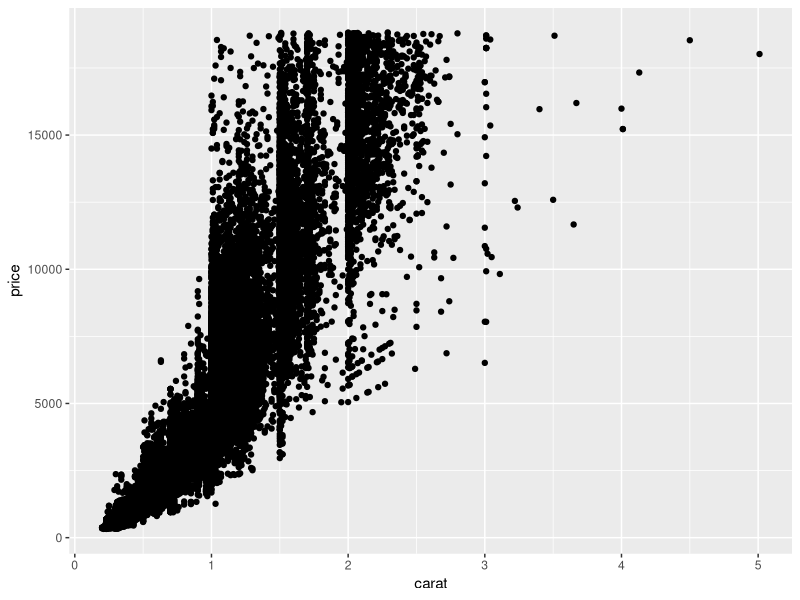
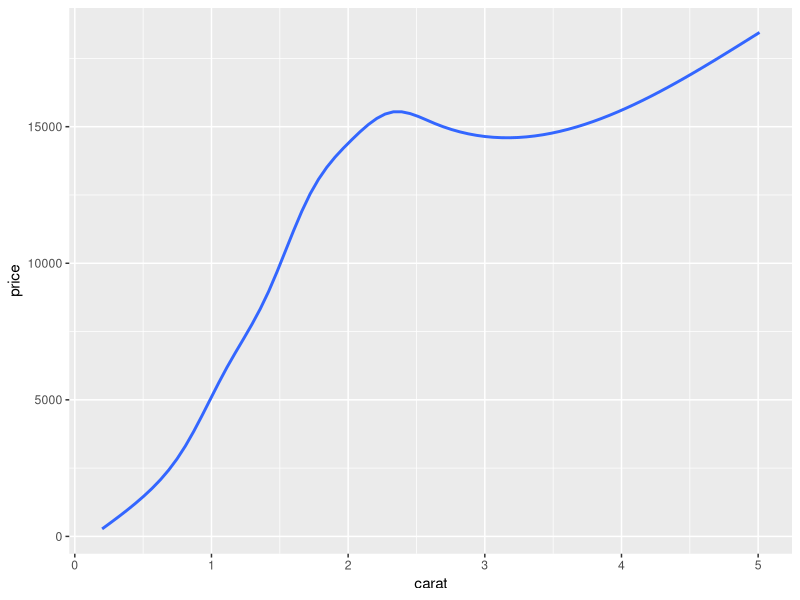
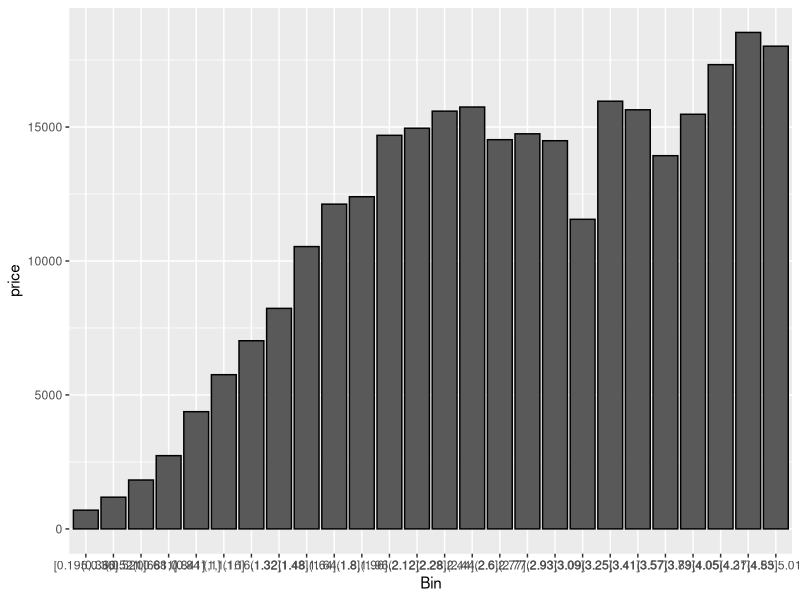
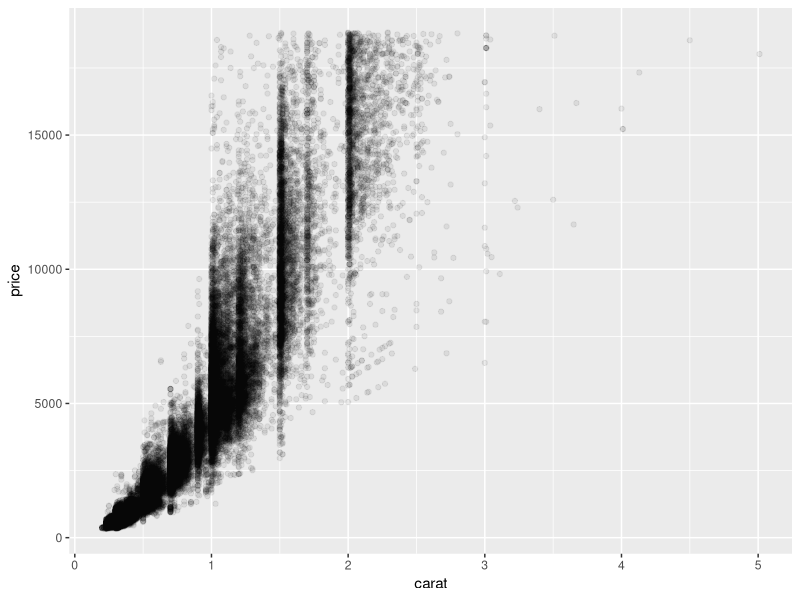
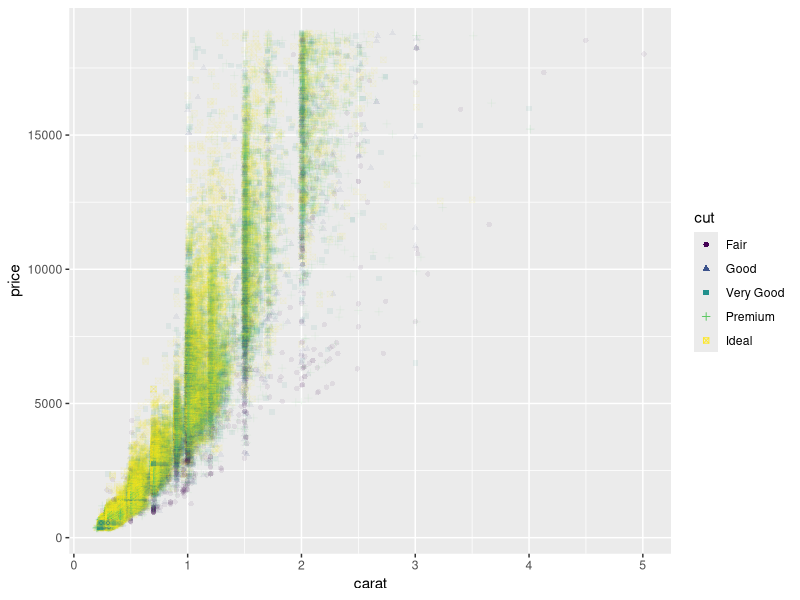
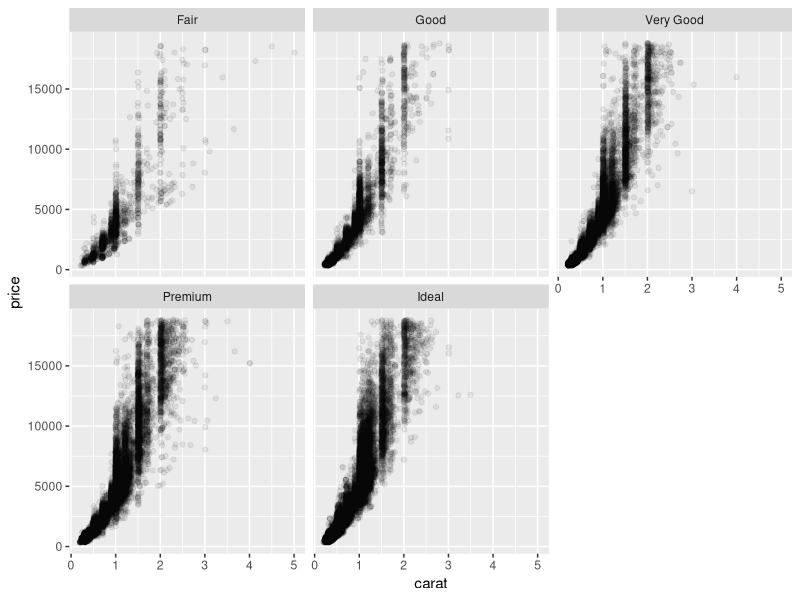
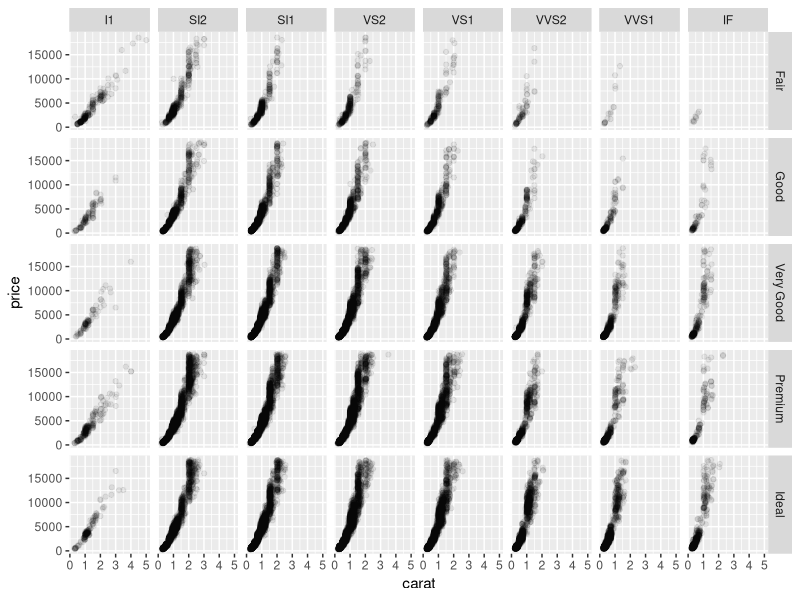
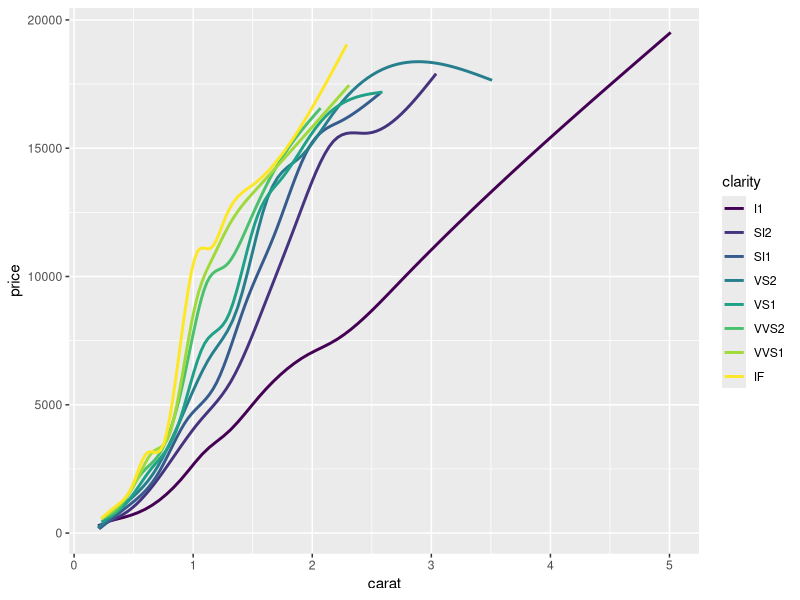

Source code (R) for these figures, in order:
## ---- chunk 1
knitr::opts_chunk$set(warning = F, message = F)
library(ggplot2)
ggplot(diamonds, aes(carat, price)) + 
  geom_point()
## ---- chunk 2
library(dplyr)
diamonds %>%
  ggplot(aes(carat, price)) + 
  geom_smooth(se = F)
## ---- chunk 3
diamonds2 <- diamonds
diamonds2$Bin <- cut(diamonds$carat, 30, include.lowest = T)

diamonds2 %>%
  group_by(Bin) %>%
  summarise(price = mean(price)) %>%
  ggplot(aes(Bin, price)) + 
  geom_col(color = "black")
## ---- chunk 4
diamonds %>%
  ggplot(aes(carat, price)) + 
  geom_point(alpha = 0.07)
## ---- chunk 5
diamonds %>%
  ggplot(aes(carat, price, color = cut, shape = cut)) + 
  geom_point(alpha = 0.07) + 
  guides(color = guide_legend(override.aes = list(alpha = 1)))
## ---- chunk 6
diamonds %>%
  ggplot(aes(carat, price)) + 
  geom_point(alpha = 0.07) + 
  facet_wrap(~ cut)
## ---- chunk 7
diamonds %>%
  ggplot(aes(carat, price)) + 
  geom_point(alpha = 0.07) + 
  facet_grid(cut ~ clarity)
## ---- chunk 8
ggplot(diamonds, aes(carat, price, color = clarity)) + 
  geom_smooth(se = F)
## ---- chunk 9
ggplot(diamonds, aes(carat, price)) + 
  geom_smooth(se = F) + 
  facet_wrap(~ clarity)
## ---- chunk 10
Orange %>%
  as_tibble() %>%
  ggplot(aes(age, circumference)) + 
  geom_point() + 
  geom_smooth(aes(group = Tree), se = F, color = "lightgrey", formula = "y ~ poly(x, 3)", method = "lm") + 
  geom_smooth(se = F, color = "red", formula = "y ~ poly(x, 3)", method = "lm") +
  scale_x_continuous(labels = c("Growth increases as\nleaf area outpaces biomass", 
                                "Biomass catches up,\nslowing growth", 
                                "Biomass growth \noutpaces leaf area", 
                                "I cut them down\nwith a saw"),
                     breaks = c(400, 800, 1200, 1550)) + 
  theme_classic() + 
  labs(x = "Age",
       y = "Circumference (mm)",
       title = "Orange tree growth tapers by year 4",
       subtitle = "Biomass increases more rapidly than leaf area, slowing rate of growth once tree reaches 15cm",
       caption = "Data from Draper and Smith, 1998\nRed line represents mean growth curve, grey lines growth curves for individual trees.")
## ---- chunk 11
library(lubridate)

data <- read.csv("data/fred-data.csv")
data$date <- ymd(data$date)

## Time series
data$SP500 <- ts(data$SP500, frequency = 52, start=c(2009, 03, 11))
data$BOGMBASEW <- ts(data$BOGMBASEW, frequency = 52, start=c(2009, 03, 11))

### Quick convenience function, as we're goingn to make this plot four
### times.
two.y <- function(x, y1, y2,
                  y1.lim = range(y1),
                  y2.lim = range(y2),
                  y2.lab = "Billions of Dollars",
                  ttxt = NULL,
                  ...) {

    ## y1.lim <- range(y1)
    ## y2.lim <- range(y2)
    y1.lo <- y1.lim[1]
    y1.hi <- y1.lim[2]
    y2.lo <- y2.lim[1]
    y2.hi <- y2.lim[2]

    par(mar=c(5,4,4,5)+.1)
    plot(x, y1,
         type="l",
         col="deepskyblue4",
         xlab="Date",
         ylab="Index",
         ylim=c(y1.lo-100, y1.hi+100))

    par(new=TRUE)

    plot(x, y2, type="l",
         col="firebrick",
         xaxt="n",
         yaxt="n",
         xlab="",
         ylab="",
         ylim=c(y2.lo, y2.hi))
    title(main = ttxt)

    axis(4)

    mtext(y2.lab, side=4, line=3)
    legend("topleft",
           col=c("deepskyblue4","firebrick"),
           bty="n", lty=1,
           legend=c("S&P 500", "Monetary Base"))


}

par(mar=c(0,0,0,0)+.1)
par(mfrow = c(2,2))
## 1. Base plot
two.y(x=data$date,
      y1=data$SP500,
      y2=data$BOGMBASEW/1000,
      ttxt = "Original")

## 2. Change an axis
two.y(x=data$date,
      y1=data$SP500,
      y2=data$BOGMBASEW/1000,
      y1.lim = c(696, 2126),
      y2.lim = c(0, 5000),
      ttxt = "Start y2 at zero")


## 3. Change y1 axis limits
two.y(x=data$date,
      y1=data$SP500,
      y2=data$BOGMBASEW/1000,
      y1.lim = c(0, 4000),
      ttxt = "Start y1 at zero, max both at max y2")


## 4. Put them both on the same axis
## (kind of a degenerate case)
two.y(x=data$date,
      y1=data$SP500,
      y2=data$BOGMBASEW,
      y1.lim = c(0, max(data$BOGMBASEW + 1000)),
      y2.lim = c(0, max(data$BOGMBASEW + 1000)),
      y2.lab = "Millions of Dollars",
      ttxt = "Both on the same scale")
## ---- chunk 12
ggplot(diamonds, aes(carat, price)) +
  geom_point()
## ---- chunk 13
ggplot(diamonds, aes(carat, price)) +
  geom_point() + 
  scale_y_log10() +
  scale_x_log10() 
